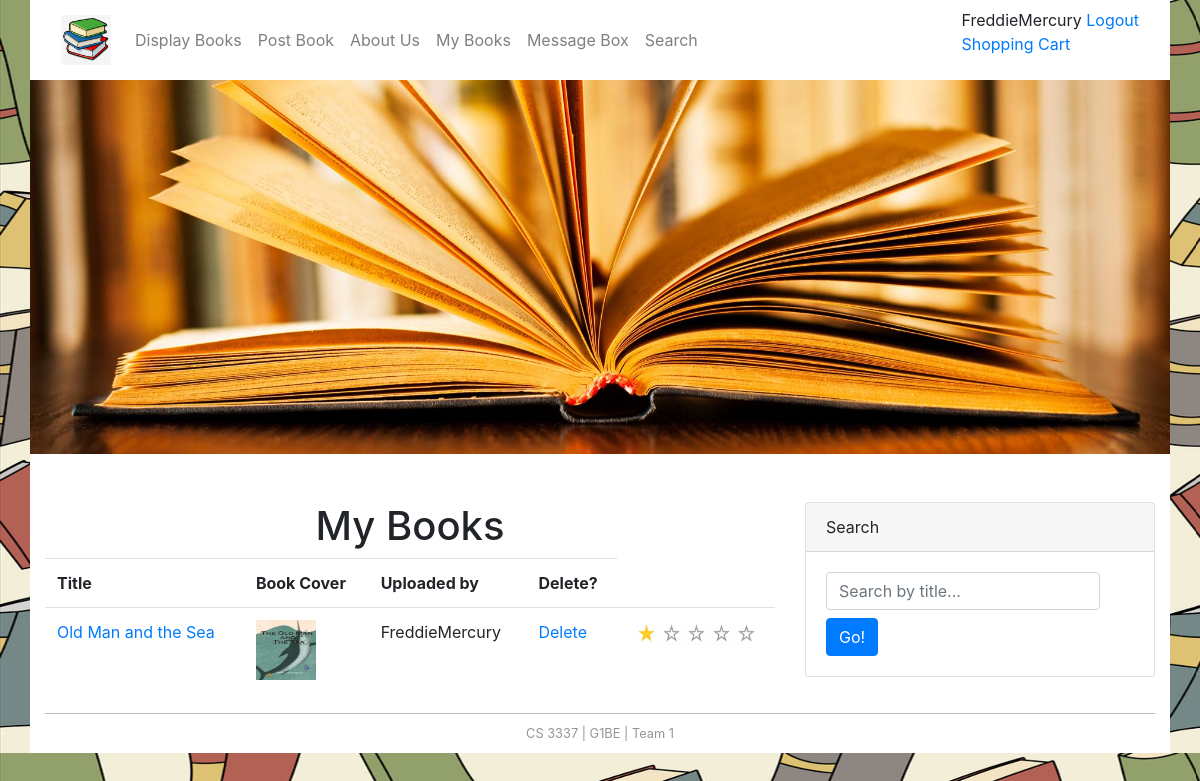
/mybooks (signed in), run on the app's committed database.
### bookMng/models.py (models this page shows, shortened)
class MainMenu(models.Model):
    item = models.CharField(max_length=200, unique=True)
    link = models.CharField(max_length=200, unique=True)

class Book(models.Model):
    name = models.CharField(max_length=200)
    web = models.URLField(max_length=200)
    price = models.DecimalField(decimal_places=2, max_digits=6)
    publishdate = models.DateField(auto_now=True)
    picture = models.FileField(upload_to='bookEx/static/uploads')
    pic_path = models.CharField(max_length=300, editable=False, blank=True)
    username = models.ForeignKey(User, blank=True, null=True, on_delete=models.CASCADE)
    shopping_cart = models.BooleanField(default=False)
    rating = models.CharField(max_length=1, choices=(('1', '1'), ('2', '2'), ('3', '3'), ('4', '4'), ('5', '5')),
                              default='1')

### bookMng/views.py (the view)
# urls.py: path('mybooks', views.mybooks, name='mybooks'),
@login_required(login_url=reverse_lazy('login'))
def mybooks(request):
    books = Book.objects.filter(username=request.user)
    for b in books:
        b.pic_path = b.picture.url[14:]
    return render(request,
                  'bookMng/mybooks.html',
                  {
                      'item_list': MainMenu.objects.all(),
                      'books': books,
                  })

### bookEx/templates/bookMng/mybooks.html
{% extends "base.html" %}
{% load static %}
{% block content %}
<h1 align="center"> My Books </h1>
  <table class="table table-hover">
       <tr>
          <th scope="col">Title</th>
          <th scope="col">Book Cover</th>
          <th scope="col">Uploaded by</th>
           <th scope="col">Delete?</th>
       </tr>
      {% for book in books %}
        <tr>
            <td>
                <a href="book_detail/{{ book.id }}"> {{ book.name }} </a>
            </td>
            <td>
                <img src="{% static book.pic_path %}" width="60" height="60">
            </td>
            <td>
                {{ book.username }}
            </td>
            <td >
                <a href="book_delete/{{ book.id }}"> Delete </a>
            </td>
            {% if book.rating == '1' %}
               <td align="center">
                   <img src="{% static '1StarRating.png' %}" width="120" height="20">
               </td>
            {% elif book.rating == '2' %}
               <td align="center">
                   <img src="{% static '2StarRating.png' %}" width="120" height="20">
               </td>
            {% elif book.rating == '3' %}
               <td align="center">
                   <img src="{% static '3StarRating.png' %}" width="120" height="20">
               </td>
            {% elif book.rating == '4' %}
               <td align="center">
                   <img src="{% static '4StarRating.png' %}" width="120" height="20">
               </td>
            {% elif book.rating == '5' %}
               <td align="center">
                   <img src="{% static '5StarRating.png' %}" width="120" height="25">
               </td>
            {% endif %}
        </tr>
      {% endfor %}
  </table>
{% endblock content %}

### bookEx/templates/base.html (shortened to what this page needs)
{% load static %}
<!DOCTYPE html>
<html lang="en">
<head>
    <link href="{% static 'main1.css' %}" rel="stylesheet" type="text/css">
    <link rel="stylesheet" href="https://stackpath.bootstrapcdn.com/bootstrap/4.3.1/css/bootstrap.min.css">
</head>
<body>
<div class="container">
        <nav class="navbar sticky-top navbar-expand-lg navbar-light" style = "background-color: #ffffff;">
            <a class="navbar-brand" href="\">
             <img src="{% static 'logo.jpg' %}" width="50" height="50" alt="" />
            </a>
            <div class="collapse navbar-collapse" id="navbarNav">
                <ul class="navbar-nav">
                 {% for item in item_list %}
                    <li class="nav-item">
                    <a class="nav-link" href="{{ item.link }}"> {{ item.item }} </a>
                    </li>
                    {% endfor %}
                </ul>
            </div>
            <span style="float: right; align: right;">
                    {% if user.is_authenticated %}
                       {{ user.username }}
                       <a href="{% url 'my_logout' %}?next=/">Logout</a>
                    {% else %}
                       Not Logged in
                       <a href="{% url 'login' %}?next=/">Login</a>
                    {% endif %}
                <p>
                                <a href="{% url 'purchase' %}"> Shopping Cart </a></p>
                    </span>
        </nav>
        <div id="topbanner" class="row">
            <img src="{% static 'topbanner.jpg' %}" class="img-fluid" alt="" />
        </div>
        <div class="row mt-5">
            <div class="col-8">
                {% block content %}
                {% endblock content %}
            </div>
            <div class="col-4">
                    <div class="card mb-4">
                        <div class="card-header">Search</div>
                        <div class="card-body">
                            <div class="input-group">
                                <form action="{% url 'searchresults' %}" method="get">
                                <input class="form-control mb-2" name = 'q' type="text" placeholder="Search by title..." />
                                <button class="btn btn-primary" id="button-search" type="submit">Go!</button>
                                </form>
                            </div>
                        </div>
                    </div>
            </div>
        </div>
    <footer id="footer"> CS 3337 | G1BE | Team 1</footer>
</div>
</body>
</html>

### bookEx/static/main1.css (style rules this page uses)
body { background-image: url("book_wallpaper.png"); background-repeat: round; }
.container { background-color: #ffffff !important; }
#footer { text-align: center; font-size: 0.8em; margin-top: 5px; padding-top: 10px; padding-bottom: 10px; background-color: #FFFFFF; border-top: thin solid #BBBBBB; clear: both; color: #969696; }

### data on the page
MainMenu: item "Display Books"
MainMenu: item "Post Book"
MainMenu: item "About Us"
MainMenu: item "My Books"
MainMenu: item "Message Box"
MainMenu: item "Search"
Book: name "Old Man and the Sea", username "FreddieMercury"

### other printed values
{{ user.username }} "FreddieMercury"
